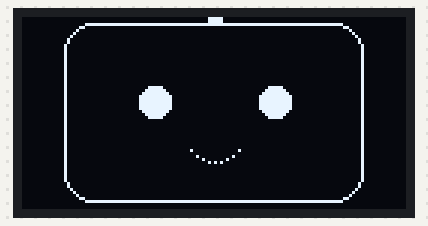
Recording of a sketch running on a simulated ESP32. On the bench: 128×64 one-colour display. Random numbers use the default seed unless the sketch sets one; what the sketch prints to the serial monitor is not drawn.

Above: at 0.1 s.
At 20.5 s:
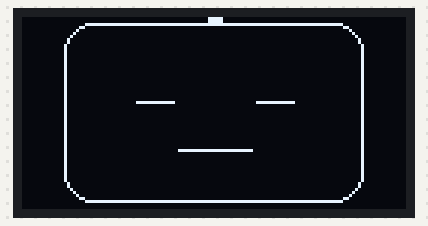
At 35.2 s:
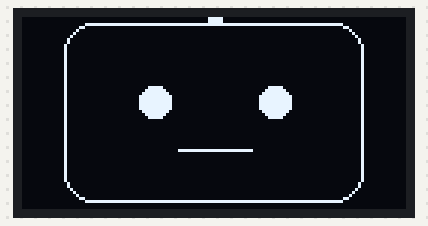
At 48.72 s:
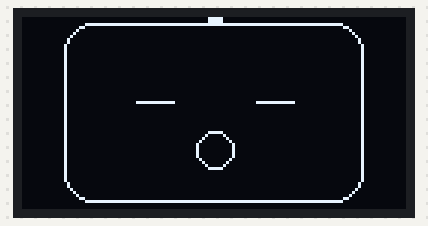
At 63.5 s:
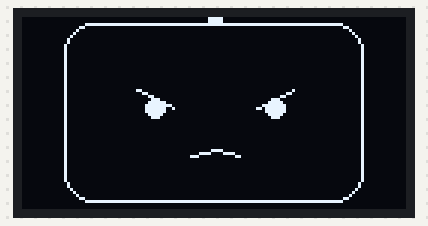
At 96.3 s:
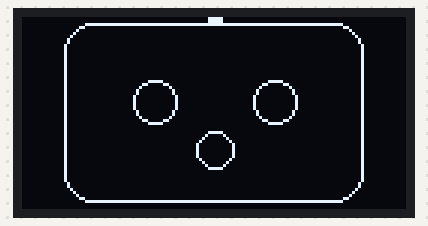

Measured:
- what the display in image 1 shows lasts 4.0 s, from 20.5 s to 24.5 s
- what the display in image 2 shows lasts 1.6 s, from 35.2 s to 36.8 s
- what the display in image 4 shows lasts 1.9 s, from 63.4 s to 65.3 s
- what the display in image 5 shows lasts 1.8 s, from 96.2 s to 98.0 s

The sketch:

esp.ino
```cpp
#include <Wire.h>
#include <Adafruit_GFX.h>
#include <Adafruit_SSD1306.h>

#define SCREEN_WIDTH 128
#define SCREEN_HEIGHT 64
#define OLED_RESET -1
#define OLED_ADDR 0x3C

Adafruit_SSD1306 display(SCREEN_WIDTH, SCREEN_HEIGHT, &Wire, OLED_RESET);

// ---------------- ROBOT MOODS ----------------
enum Mood {
  HAPPY,
  NEUTRAL,
  SLEEPY,
  SURPRISED,
  ANGRY
};

Mood currentMood = HAPPY;

unsigned long lastMoodChange = 0;
unsigned long lastBlink = 0;
bool eyesClosed = false;

// ---------------- SETUP ----------------
void setup() {
  Serial.begin(115200);
  Serial.println("Cute Robot Starting 🤖");

  Wire.begin(12, 14);   // SDA = GPIO12, SCL = GPIO14

  if (!display.begin(SSD1306_SWITCHCAPVCC, OLED_ADDR)) {
    Serial.println("OLED init failed");
    while (1);
  }

  randomSeed(analogRead(A0));
}

// ---------------- LOOP ----------------
void loop() {
  // change mood every 4 seconds
  if (millis() - lastMoodChange > 4000) {
    currentMood = (Mood)random(5);
    lastMoodChange = millis();
  }

  // blink every 3–5 seconds
  if (millis() - lastBlink > random(3000, 5000)) {
    eyesClosed = true;
    lastBlink = millis();
  }
  if (eyesClosed && millis() - lastBlink > 200) {
    eyesClosed = false;
  }

  drawRobot(currentMood, eyesClosed);
  delay(120);
}

// ---------------- DRAW ROBOT ----------------
void drawRobot(Mood mood, bool blink) {
  display.clearDisplay();

  // Head
  display.drawRoundRect(14, 2, 100, 60, 10, SSD1306_WHITE);

  // Antenna
  display.drawLine(64, 2, 64, 0, SSD1306_WHITE);
  display.fillCircle(64, 0, 2, SSD1306_WHITE);

  // Eyes
  if (blink || mood == SLEEPY) {
    eyesSleepy();
  } else {
    switch (mood) {
      case HAPPY:
      case NEUTRAL:
        eyesNormal();
        break;
      case SURPRISED:
        eyesBig();
        break;
      case ANGRY:
        eyesAngry();
        break;
    }
  }

  // Mouth
  switch (mood) {
    case HAPPY:     mouthSmile(); break;
    case NEUTRAL:   mouthFlat(); break;
    case SLEEPY:    mouthFlat(); break;
    case SURPRISED: mouthO(); break;
    case ANGRY:     mouthAngry(); break;
  }

  display.display();
}

// ---------------- EYES ----------------
void eyesNormal() {
  display.fillCircle(44, 28, 5, SSD1306_WHITE);
  display.fillCircle(84, 28, 5, SSD1306_WHITE);
}

void eyesBig() {
  display.drawCircle(44, 28, 7, SSD1306_WHITE);
  display.drawCircle(84, 28, 7, SSD1306_WHITE);
}

void eyesSleepy() {
  display.drawLine(38, 28, 50, 28, SSD1306_WHITE);
  display.drawLine(78, 28, 90, 28, SSD1306_WHITE);
}

void eyesAngry() {
  display.drawLine(38, 24, 50, 30, SSD1306_WHITE);
  display.drawLine(78, 30, 90, 24, SSD1306_WHITE);
  display.fillCircle(44, 30, 3, SSD1306_WHITE);
  display.fillCircle(84, 30, 3, SSD1306_WHITE);
}

// ---------------- MOUTH ----------------
void mouthSmile() {
  display.drawPixel(56, 44, SSD1306_WHITE);
  display.drawPixel(58, 46, SSD1306_WHITE);
  display.drawPixel(60, 47, SSD1306_WHITE);
  display.drawPixel(62, 48, SSD1306_WHITE);
  display.drawPixel(64, 48, SSD1306_WHITE);
  display.drawPixel(66, 48, SSD1306_WHITE);
  display.drawPixel(68, 47, SSD1306_WHITE);
  display.drawPixel(70, 46, SSD1306_WHITE);
  display.drawPixel(72, 44, SSD1306_WHITE);
}

void mouthFlat() {
  display.drawLine(52, 44, 76, 44, SSD1306_WHITE);
}

void mouthO() {
  display.drawCircle(64, 44, 6, SSD1306_WHITE);
}

void mouthAngry() {
  display.drawLine(56, 46, 64, 44, SSD1306_WHITE);
  display.drawLine(64, 44, 72, 46, SSD1306_WHITE);
}
```
